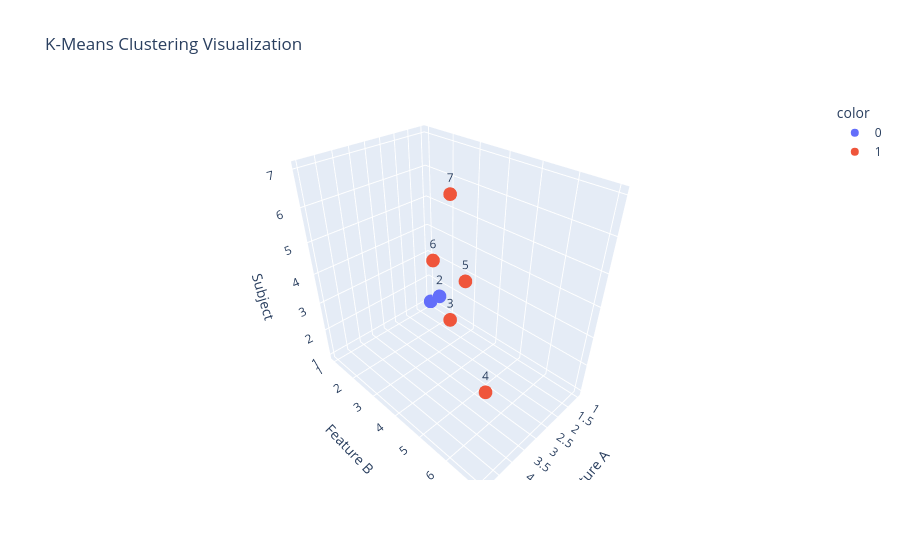

Notebook cell for this chart:
### Markdown cell above
# Interactive 3D Plot

### Code cell
fig = px.scatter_3d(df, x='A', y='B', z='Z', color=df['Cluster'].astype(str), text='Subject', hover_data=['Subject', 'A', 'B', 'Cluster'], title='K-Means Clustering Visualization')
fig.update_layout(
scene=dict( xaxis_title='Feature A', yaxis_title='Feature B', zaxis_title='Subject'))

fig.show()

### Figure 1 — Plotly figure (JSON) as saved in the notebook; plotly's stock layout.template omitted (floating-point values rounded to 4 significant figures)
{"data": [{"customdata": [[1, 0], [2, 0]], "hovertemplate": "color=0<br>A=%{x}<br>B=%{y}<br>Z=%{z}<br>Subject=%{customdata[0]}<br>Cluster=%{customdata[1]}<extra></extra>", "legendgroup": "0", "marker": {"color": "#636efa", "symbol": "circle"}, "mode": "markers+text", "name": "0", "scene": "scene", "showlegend": true, "text": [1.0, 2.0], "type": "scatter3d", "x": [1.0, 1.5], "y": [1.0, 2.0], "z": [1, 2]}, {"customdata": [[3, 1], [4, 1], [5, 1], [6, 1], [7, 1]], "hovertemplate": "color=1<br>A=%{x}<br>B=%{y}<br>Z=%{z}<br>Subject=%{customdata[0]}<br>Cluster=%{customdata[1]}<extra></extra>", "legendgroup": "1", "marker": {"color": "#EF553B", "symbol": "circle"}, "mode": "markers+text", "name": "1", "scene": "scene", "showlegend": true, "text": [3.0, 4.0, 5.0, 6.0, 7.0], "type": "scatter3d", "x": [3.0, 5.0, 3.5, 4.5, 3.5], "y": [4.0, 7.0, 5.0, 5.0, 4.5], "z": [3, 4, 5, 6, 7]}], "layout": {"legend": {"title": {"text": "color"}, "tracegroupgap": 0}, "scene": {"domain": {"x": [0, 1], "y": [0, 1]}, "xaxis": {"title": {"text": "Feature A"}}, "yaxis": {"title": {"text": "Feature B"}}, "zaxis": {"title": {"text": "Subject"}}}, "title": {"text": "K-Means Clustering Visualization"}}}
